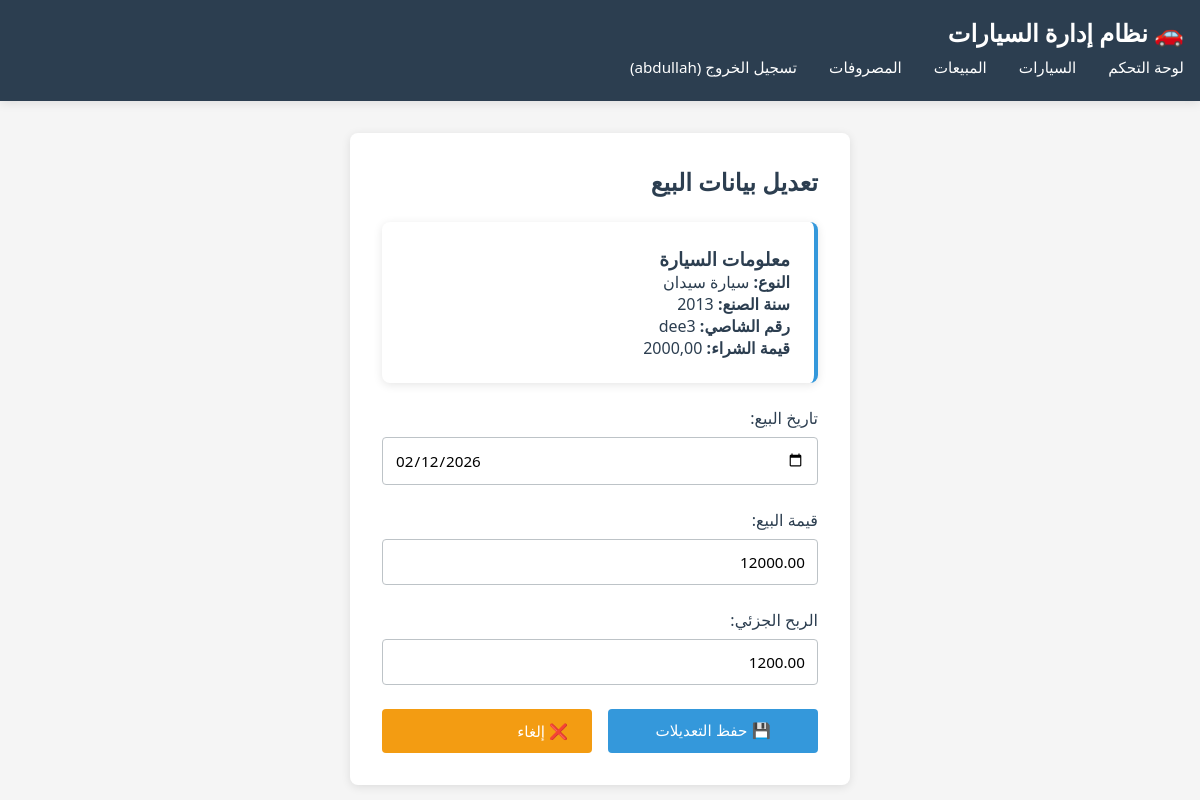
Page /sales/2/edit/ (signed in) on the committed database.
### car_app/models.py (models this page shows, shortened)
class Sale(models.Model):
    car = models.OneToOneField(Car, on_delete=models.CASCADE, related_name='sale')
    sale_date = models.DateField()
    sale_value = models.DecimalField(max_digits=12, decimal_places=2)
    partial_profit = models.DecimalField(max_digits=12, decimal_places=2, default=0)
    created_at = models.DateTimeField(auto_now_add=True)
    updated_at = models.DateTimeField(auto_now=True)
    class Meta:
        ordering = ['-sale_date']

class Car(models.Model):
    CAR_TYPE_CHOICES = [
        ('sedan', 'سيارة سيدان'),
        ('suv', 'سيارة SUV'),
        ('truck', 'شاحنة'),
        ('van', 'فان'),
        ('coupe', 'كوبيه'),
        ('hatchback', 'هاتشباك'),
    ]
    CLEARANCE_CHOICES = [
        ('purchase', 'شراء'),
        ('auction', 'إعلان'),
    ]
    STATUS_CHOICES = [
        ('available', 'غير مباع'),
        ('sold', 'مباع'),
    ]
    user = models.ForeignKey(User, on_delete=models.CASCADE, related_name='cars')
    name = models.CharField(max_length=150, verbose_name='اسم السيارة', null=True, blank=True, default='')
    car_type = models.CharField(max_length=50, choices=CAR_TYPE_CHOICES)
    year = models.IntegerField()
    chassis_number = models.CharField(max_length=50, unique=True)
    purchase_date = models.DateField()
    purchase_value = models.DecimalField(max_digits=12, decimal_places=2)
    clearance_type = models.CharField(max_length=20, choices=CLEARANCE_CHOICES)
    status = models.CharField(max_length=20, choices=STATUS_CHOICES, default='available')
    created_at = models.DateTimeField(auto_now_add=True)
    updated_at = models.DateTimeField(auto_now=True)
    class Meta:
        ordering = ['-created_at']

### car_app/views.py (the view)
# urls.py: path('sales/<int:sale_id>/edit/', views.edit_sale, name='edit_sale'),
@login_required
def edit_sale(request, sale_id):
    sale = get_object_or_404(Sale, id=sale_id, car__user=request.user)
    if request.method == 'POST':
        form = SaleForm(request.POST, instance=sale)
        if form.is_valid():
            form.save()
            messages.success(request, '✓ تم حفظ تعديلات البيع بنجاح!')
            return redirect('sales_list')
        else:
            messages.error(request, '❌ حدث خطأ في النموذج. تحقق من البيانات المدخلة.')
    else:
        form = SaleForm(instance=sale)
    return render(request, 'car_app/edit_sale.html', {'form': form, 'sale': sale})

### car_app/forms.py
class SaleForm(forms.ModelForm):
    class Meta:
        model = Sale
        fields = ['sale_date', 'sale_value', 'partial_profit']
        widgets = {
            'sale_date': forms.DateInput(attrs={'class': 'form-control', 'type': 'date'}),
            'sale_value': forms.NumberInput(attrs={'class': 'form-control', 'step': '0.01'}),
            'partial_profit': forms.NumberInput(attrs={'class': 'form-control', 'step': '0.01'}),
        }

### car_app/templates/car_app/edit_sale.html (shortened to what this page needs)
{% extends 'base.html' %}
{% block content %}
<div class="form-container">
    <h2 class="mb-3">تعديل بيانات البيع</h2>
    <div class="card mb-3">
        <h3>معلومات السيارة</h3>
        <p><strong>النوع:</strong> {{ sale.car.get_car_type_display }}</p>
        <p><strong>سنة الصنع:</strong> {{ sale.car.year }}</p>
        <p><strong>رقم الشاصي:</strong> {{ sale.car.chassis_number }}</p>
        <p><strong>قيمة الشراء:</strong> {{ sale.car.purchase_value|floatformat:2 }}</p>
    </div>
    <form method="post">
        <div class="form-group">
            <label for="id_sale_date">تاريخ البيع:</label>
            {{ form.sale_date }}
        </div>
        <div class="form-group">
            <label for="id_sale_value">قيمة البيع:</label>
            {{ form.sale_value }}
        </div>
        <div class="form-group">
            <label for="id_partial_profit">الربح الجزئي:</label>
            {{ form.partial_profit }}
        </div>
        <div class="d-flex gap-1">
            <button type="submit" class="btn btn-primary" style="flex: 1;">💾 حفظ التعديلات</button>
            <a href="{% url 'sales_list' %}" class="btn btn-warning" style="flex: 1;">❌ إلغاء</a>
        </div>
    </form>
</div>
{% endblock %}

### car_project/templates/base.html (shortened to what this page needs)
<!DOCTYPE html>
<html lang="ar">
<head>
    {% load static %}
    <link rel="stylesheet" href="{% static 'css/style.css' %}">
</head>
<body>
    {% if user.is_authenticated %}
    <nav class="navbar">
        <div class="container">
            <div class="nav-wrapper">
                <div class="logo">🚗 نظام إدارة السيارات</div>
            </div>
            <ul class="nav-menu" id="navMenu">
                <li><a href="{% url 'dashboard' %}">لوحة التحكم</a></li>
                <li><a href="{% url 'car_list' %}">السيارات</a></li>
                <li><a href="{% url 'sales_list' %}">المبيعات</a></li>
                <li><a href="{% url 'expenses_list' %}">المصروفات</a></li>
                <li><a href="{% url 'logout' %}">تسجيل الخروج ({{ user.username }})</a></li>
            </ul>
        </div>
    </nav>
    {% endif %}
    <div class="container">
        {% block content %}{% endblock %}
    </div>
</body>
</html>

### static/css/style.css (style rules this page uses)
* { margin: 0; padding: 0; box-sizing: border-box; }
:root { --primary-color: #2c3e50; --secondary-color: #3498db; --success-color: #27ae60; --danger-color: #e74c3c; --warning-color: #f39c12; --light-bg: #ecf0f1; --text-dark: #2c3e50; --text-light: #7f8c8d; --border-color: #bdc3c7; --shadow: 0 2px 10px rgba(0, 0, 0, 0.1); }
body { font-family: 'Segoe UI', Tahoma, Geneva, Verdana, sans-serif; background-color: #f5f5f5; color: var(--text-dark); direction: rtl; }
.navbar { background-color: var(--primary-color); padding: 1rem 0; box-shadow: var(--shadow); margin-bottom: 2rem; position: sticky; top: 0; z-index: 1000; }
.navbar .container { max-width: 1200px; margin: 0 auto; padding: 0 1rem; }
.nav-wrapper { display: flex; justify-content: space-between; align-items: center; }
.navbar .logo { color: white; font-size: 1.5rem; font-weight: bold; }
.nav-menu { list-style: none; display: flex; gap: 2rem; }
.navbar a { color: white; text-decoration: none; font-size: 0.95rem; transition: color 0.3s; display: block; padding: 0.5rem 0; }
.container { max-width: 1200px; margin: 0 auto; padding: 0 1rem; }
.card { background: white; padding: 1.5rem; border-radius: 8px; box-shadow: var(--shadow); border-right: 4px solid var(--secondary-color); }
.btn { padding: 0.75rem 1.5rem; border: none; border-radius: 4px; cursor: pointer; font-size: 0.95rem; transition: all 0.3s; text-decoration: none; display: inline-block; }
.btn-primary { background-color: var(--secondary-color); color: white; }
.btn-warning { background-color: var(--warning-color); color: white; }
.form-container { background: white; padding: 2rem; border-radius: 8px; box-shadow: var(--shadow); max-width: 500px; margin: 0 auto; }
.form-group { margin-bottom: 1.5rem; }
label { display: block; margin-bottom: 0.5rem; font-weight: 500; color: var(--text-dark); }
.form-control { width: 100%; padding: 0.75rem; border: 1px solid var(--border-color); border-radius: 4px; font-size: 0.95rem; font-family: inherit; }
.mb-3 { margin-bottom: 1.5rem; }
.d-flex { display: flex; }
.gap-1 { gap: 1rem; }

### rows in the picture
Sale: car.car_type "سيارة سيدان", car.year "2013", car.chassis_number "dee3", car.purchase_value "2000,00", sale_date "02/12/2026", sale_value "12000.00", partial_profit "1200.00"

### other values in the picture
{{ user.username }} "abdullah"
